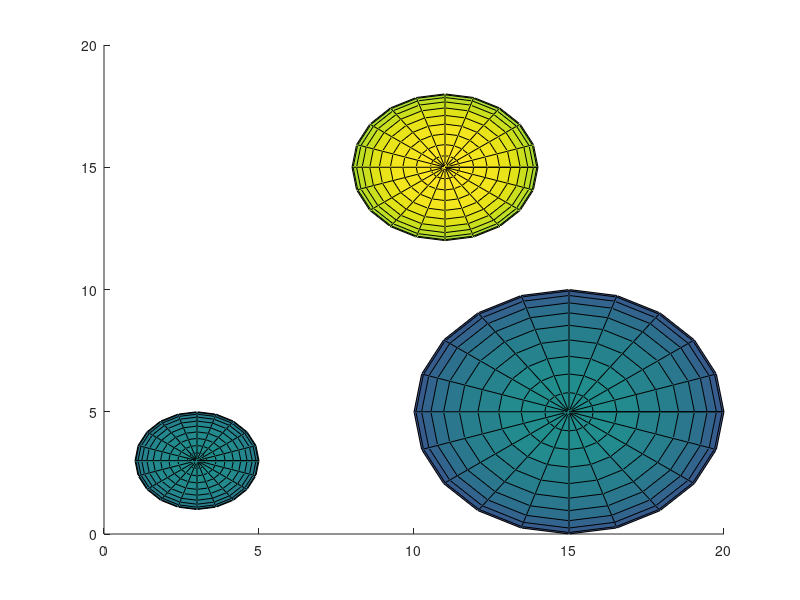

This chart was generated by the following MATLAB code: (Note: this script raises an error after producing the figure.)
clc
% clear

start = [2 2 -2];
goal = [20 20 20];

xf = linspace(-5, 22, 10);
yf = linspace(-5, 22, 10);
zf = linspace(-5, 22, 10);

% field = 

% attractive constant
attConst = 5;

% repulsive constant
repConst = 1000;

%% Plot obstacles
%sphere center and radius
spC1 = [3 3 3];
r1 =2;

spC2 = [15 5 0];
r2 = 5;

spC3 = [11 15 12];
r3 = 3;

obsCenters = [spC1; spC2; spC3];
obsRadius = [r1, r2, r3];

[x, y, z] = sphere();
hold on
for i  = 1:size(obsCenters)
    cent = obsCenters(i, :);
    surf(x*obsRadius(i) + cent(1), y*obsRadius(i) + cent(2), z*obsRadius(i) + cent(3));

end

% plot start point
plot3(start(1), start(2), start(3), 'ko')

% plot goal
plot3(goal(1), goal(2), goal(3), 'R*')

pointField = [];
attPotential = [];
for i = xf
    for j = yf
       for k = zf
          pt = [i j k];
          pointField = [pointField; pt];
          attpot = att_components(attConst, pt, goal);
          attPotential = [attPotential; attpot];
       end
    end
end
% 
repPotential = zeros(size(pointField, 1), 3);
for i  = 1:size(obsCenters)
    i
    cent = obsCenters(i, :);
    r = obsRadius(i);
    repField = zeros(size(pointField, 3));
%     size(repField)
    for k = 1:size(pointField, 1)
        
        reppot = rep_components(repConst, pointField(k, :), cent, r);
        for a = 1:3
            repField(k,a) = reppot(a);
        end
    end
    repPotential = repPotential + repField;
end
% repPotential = repPotential * 10;
temp = repPotential .* 10
% repPotential = repPotential * 10
% potential = attPotential + repPotential*10;
temp = normalize(temp) * 10;
temp = temp * 10;
temp2 = normalize(attPotential);
potential = temp + attPotential;
% potential = attPotential;
% potential = repPotential;
% potential = normalize(potential, 'range');
x = pointField(:,1);
y = pointField(:,2);
z = pointField(:,3);

a = potential(:,1);
b = potential(:,2);
c = potential(:,3);
a = a * 10;
b = b * 10;
c = c * 10;
scale = 2;
quiver3(x,y, z,a, b, c, scale);
% quiver(pointField(:,1), pointField(:,2), potential(:, 1), potential(:, 2))
% 
% c = q.Color;
% q.Color = 'black';

%% Methods
% function to calculate distance between a sphere and a point 
function dist = dist2Sphere(pt, sphC, radius)
  dist = sqrt(sum((pt-sphC).^2))-radius;
end 

function dist = eucliDist(point, target)
    dist = sqrt(sum((point-target)^2));
end

function u_att = attractive_potetial(currPt, goal, attConst)
    u_att = 0.5 * attConst * sum((currPt - goal).^2);
end

function potential_components = att_components(attConst, currPt, goal)
    x_att = -attConst * (currPt(1) - goal(1));
    y_att = -attConst * (currPt(2) - goal(2));
    z_att = -attConst * (currPt(3) - goal(3));
    
    potential_components = [x_att y_att z_att];
end

function u_rep = repulsive_potential(x, y, z, obs, radius, repConst)
    u_rep = 0.5 * ((repConst * radius)/((x-obs(1))^2 + (y-obs(2))^2 + (z-obs(3)^2)));
end

% Repulsive forces
function potential_components = rep_components(repConst, currPt, obs, radius)
%    u_rep = 0.5 * ((repConst * radius)/((x-obs(1))^2 + (y-obs(2))^2 + (z-obs(3))^2));
%    u_rep = 0.5 *  ((repConst)/((x-obs(1))^2 + (y-obs(2))^2 + (z-obs(3))^2));
%    x_rep = -radius^2 *diff(u_rep, x);
%    y_rep = -radius^2 *diff(u_rep, y);
%    z_rep = -radius^2 *diff(u_rep, z);
%    urep = 1/nu (1/distToObs - 1/obRadius)^2
   
    x_rep = -(repConst*(obs(1) - currPt(1))) * ((sqrt(obs(1) - currPt(1))^2 + (obs(2) - currPt(2))^2 + (obs(3) - currPt(3))^2) - radius);
    x_rep = x_rep / (radius*((obs(1) - currPt(1))^2 + (obs(2) - currPt(2))^2 + (obs(3) - currPt(3))^2)^2);
    y_rep = -(repConst*(obs(2) - currPt(2))) * ((sqrt(obs(1) - currPt(1))^2 + (obs(2) - currPt(2))^2 + (obs(3) - currPt(3))^2) - radius);
    y_rep = y_rep / (radius*((obs(1) - currPt(1))^2 + (obs(2) - currPt(2))^2 + (obs(3) - currPt(3))^2)^2);
    z_rep = -(repConst*(obs(3) - currPt(3))) * ((sqrt(obs(1) - currPt(1))^2 + (obs(2) - currPt(2))^2 + (obs(3) - currPt(3))^2) - radius);
    z_rep = z_rep / (radius*((obs(1) - currPt(1))^2 + (obs(2) - currPt(2))^2 + (obs(3) - currPt(3))^2)^2);
%     x_rep = radius^2 * ((2 * repConst * (currPt(1) - obs(1)))/((currPt(1) - obs(1))^2 + (currPt(2) - obs(2))^2 + (currPt(3) - obs(3))^2)^2);
%     y_rep = radius^2 * ((2 * repConst * (currPt(2) - obs(2)))/((currPt(1) - obs(1))^2 + (currPt(2) - obs(2))^2 + (currPt(3) - obs(3))^2)^2);
%     z_rep = radius^2 * ((2 * repConst * (currPt(3) - obs(3)))/((currPt(1) - obs(1))^2 + (currPt(2) - obs(2))^2 + (currPt(3) - obs(3))^2)^2);
    x = currPt(1);
    y = currPt(2);
    z = currPt(3);
   
    if currPt == obs
       potential_components = [0 0 0];
    else
       potential_components = [x_rep y_rep z_rep]; 
    end
end
